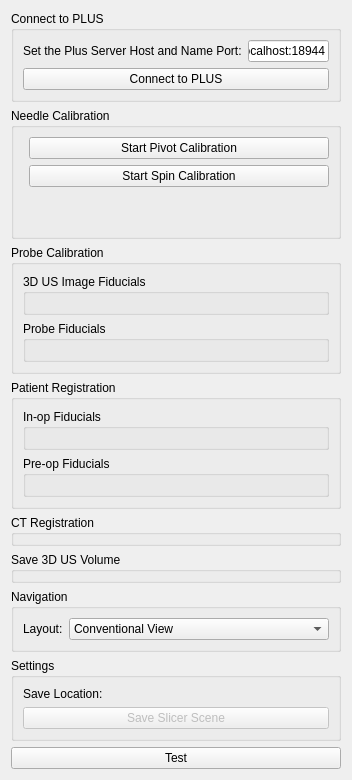
<?xml version="1.0" encoding="UTF-8"?>
<ui version="4.0">
 <class>UtilTest</class>
 <widget class="QWidget" name="UtilTest">
  <property name="geometry">
   <rect>
    <x>0</x>
    <y>0</y>
    <width>352</width>
    <height>532</height>
   </rect>
  </property>
  <property name="acceptDrops">
   <bool>true</bool>
  </property>
  <layout class="QFormLayout" name="formLayout">
   <item row="0" column="0" colspan="2">
    <widget class="ctkCollapsibleGroupBox" name="ConnectPLUS">
     <property name="title">
      <string>Connect to PLUS</string>
     </property>
     <property name="collapsed">
      <bool>true</bool>
     </property>
     <layout class="QFormLayout" name="formLayout_5">
      <item row="0" column="0">
       <widget class="QLabel" name="label_3">
        <property name="text">
         <string>Set the Plus Server Host and Name Port:</string>
        </property>
       </widget>
      </item>
      <item row="0" column="1">
       <widget class="QLineEdit" name="plusHostandPort">
        <property name="text">
         <string>localhost:18944</string>
        </property>
       </widget>
      </item>
      <item row="1" column="0" colspan="2">
       <widget class="QPushButton" name="connectPLUSButton">
        <property name="text">
         <string>Connect to PLUS</string>
        </property>
       </widget>
      </item>
     </layout>
    </widget>
   </item>
   <item row="1" column="0" colspan="2">
    <widget class="ctkCollapsibleGroupBox" name="NeedleCalibration">
     <property name="acceptDrops">
      <bool>true</bool>
     </property>
     <property name="title">
      <string>Needle Calibration</string>
     </property>
     <property name="collapsed">
      <bool>false</bool>
     </property>
     <layout class="QFormLayout" name="formLayout_3">
      <item row="1" column="1">
       <widget class="QPushButton" name="spinCalibrationButton">
        <property name="text">
         <string>Start Spin Calibration</string>
        </property>
       </widget>
      </item>
      <item row="0" column="1">
       <widget class="QPushButton" name="pivotCalibrationButton">
        <property name="text">
         <string>Start Pivot Calibration</string>
        </property>
       </widget>
      </item>
      <item row="2" column="1">
       <widget class="QLabel" name="countdownLabel">
        <property name="enabled">
         <bool>true</bool>
        </property>
        <property name="text">
         <string/>
        </property>
        <property name="alignment">
         <set>Qt::AlignCenter</set>
        </property>
       </widget>
      </item>
      <item row="3" column="1">
       <widget class="QLabel" name="calibrationErrorLabel">
        <property name="enabled">
         <bool>true</bool>
        </property>
        <property name="text">
         <string/>
        </property>
        <property name="alignment">
         <set>Qt::AlignLeading|Qt::AlignLeft|Qt::AlignVCenter</set>
        </property>
       </widget>
      </item>
     </layout>
    </widget>
   </item>
   <item row="2" column="0" colspan="2">
    <widget class="ctkCollapsibleGroupBox" name="ProbeCalibration">
     <property name="enabled">
      <bool>true</bool>
     </property>
     <property name="title">
      <string>Probe Calibration</string>
     </property>
     <property name="collapsed">
      <bool>true</bool>
     </property>
     <layout class="QFormLayout" name="formLayout_6">
      <item row="0" column="0" colspan="2">
       <widget class="ctkCollapsibleGroupBox" name="CollapsibleGroupBox">
        <property name="title">
         <string>3D US Image Fiducials</string>
        </property>
        <layout class="QFormLayout" name="formLayout_7">
         <item row="0" column="0" colspan="2">
          <widget class="qSlicerSimpleMarkupsWidget" name="SimpleMarkupsWidget"/>
         </item>
        </layout>
       </widget>
      </item>
      <item row="1" column="0" colspan="2">
       <widget class="ctkCollapsibleGroupBox" name="CollapsibleGroupBox_2">
        <property name="title">
         <string>Probe Fiducials</string>
        </property>
        <layout class="QFormLayout" name="formLayout_8">
         <item row="0" column="0" colspan="2">
          <widget class="qSlicerSimpleMarkupsWidget" name="SimpleMarkupsWidget_2"/>
         </item>
        </layout>
       </widget>
      </item>
     </layout>
    </widget>
   </item>
   <item row="3" column="0" colspan="2">
    <widget class="ctkCollapsibleGroupBox" name="PatientRegistration">
     <property name="title">
      <string>Patient Registration</string>
     </property>
     <property name="collapsed">
      <bool>true</bool>
     </property>
     <layout class="QFormLayout" name="formLayout_11">
      <item row="1" column="0" colspan="2">
       <widget class="ctkCollapsibleGroupBox" name="CollapsibleGroupBox_3">
        <property name="title">
         <string>In-op Fiducials</string>
        </property>
        <layout class="QFormLayout" name="formLayout_9">
         <item row="0" column="0" colspan="2">
          <widget class="qSlicerSimpleMarkupsWidget" name="SimpleMarkupsWidget_3"/>
         </item>
        </layout>
       </widget>
      </item>
      <item row="2" column="0" colspan="2">
       <widget class="ctkCollapsibleGroupBox" name="CollapsibleGroupBox_4">
        <property name="title">
         <string>Pre-op Fiducials</string>
        </property>
        <layout class="QFormLayout" name="formLayout_10">
         <item row="0" column="0" colspan="2">
          <widget class="qSlicerSimpleMarkupsWidget" name="SimpleMarkupsWidget_4"/>
         </item>
        </layout>
       </widget>
      </item>
     </layout>
    </widget>
   </item>
   <item row="4" column="0" colspan="2">
    <widget class="ctkCollapsibleGroupBox" name="CTRegistration">
     <property name="title">
      <string>CT Registration</string>
     </property>
     <property name="collapsed">
      <bool>false</bool>
     </property>
    </widget>
   </item>
   <item row="5" column="0" colspan="2">
    <widget class="ctkCollapsibleGroupBox" name="USCapture">
     <property name="title">
      <string>Save 3D US Volume</string>
     </property>
     <property name="collapsed">
      <bool>false</bool>
     </property>
    </widget>
   </item>
   <item row="6" column="0" colspan="2">
    <widget class="ctkCollapsibleGroupBox" name="Navigation">
     <property name="title">
      <string>Navigation</string>
     </property>
     <property name="collapsed">
      <bool>true</bool>
     </property>
     <layout class="QFormLayout" name="formLayout_4">
      <item row="0" column="0">
       <widget class="QLabel" name="label">
        <property name="text">
         <string>Layout:</string>
        </property>
       </widget>
      </item>
      <item row="0" column="1">
       <widget class="QComboBox" name="layoutComboBox">
        <item>
         <property name="text">
          <string>Conventional View</string>
         </property>
        </item>
        <item>
         <property name="text">
          <string>Red Slice View</string>
         </property>
        </item>
        <item>
         <property name="text">
          <string>RGBO3D View</string>
         </property>
        </item>
       </widget>
      </item>
     </layout>
    </widget>
   </item>
   <item row="7" column="0" colspan="2">
    <widget class="ctkCollapsibleGroupBox" name="Settings">
     <property name="enabled">
      <bool>true</bool>
     </property>
     <property name="sizePolicy">
      <sizepolicy hsizetype="Preferred" vsizetype="Preferred">
       <horstretch>0</horstretch>
       <verstretch>0</verstretch>
      </sizepolicy>
     </property>
     <property name="title">
      <string>Settings</string>
     </property>
     <property name="checked">
      <bool>false</bool>
     </property>
     <property name="collapsed">
      <bool>true</bool>
     </property>
     <layout class="QFormLayout" name="formLayout_2">
      <item row="2" column="0" colspan="2">
       <widget class="QPushButton" name="saveButton">
        <property name="enabled">
         <bool>false</bool>
        </property>
        <property name="text">
         <string>Save Slicer Scene</string>
        </property>
       </widget>
      </item>
      <item row="0" column="0">
       <widget class="QLabel" name="label_2">
        <property name="sizePolicy">
         <sizepolicy hsizetype="Preferred" vsizetype="MinimumExpanding">
          <horstretch>0</horstretch>
          <verstretch>0</verstretch>
         </sizepolicy>
        </property>
        <property name="cursor">
         <cursorShape>UpArrowCursor</cursorShape>
        </property>
        <property name="text">
         <string>Save Location:</string>
        </property>
       </widget>
      </item>
      <item row="0" column="1">
       <widget class="ctkPathLineEdit" name="savePath">
        <property name="filters">
         <set>ctkPathLineEdit::Dirs|ctkPathLineEdit::Readable|ctkPathLineEdit::Writable</set>
        </property>
        <property name="options">
         <set>ctkPathLineEdit::ShowDirsOnly</set>
        </property>
        <property name="showHistoryButton">
         <bool>true</bool>
        </property>
       </widget>
      </item>
     </layout>
    </widget>
   </item>
   <item row="8" column="0" colspan="2">
    <widget class="QPushButton" name="testButton">
     <property name="text">
      <string>Test</string>
     </property>
    </widget>
   </item>
  </layout>
 </widget>
 <customwidgets>
  <customwidget>
   <class>ctkCollapsibleGroupBox</class>
   <extends>QGroupBox</extends>
   <header>ctkCollapsibleGroupBox.h</header>
   <container>1</container>
  </customwidget>
  <customwidget>
   <class>ctkPathLineEdit</class>
   <extends>QWidget</extends>
   <header>ctkPathLineEdit.h</header>
  </customwidget>
  <customwidget>
   <class>qSlicerWidget</class>
   <extends>QWidget</extends>
   <header>qSlicerWidget.h</header>
   <container>1</container>
  </customwidget>
  <customwidget>
   <class>qSlicerSimpleMarkupsWidget</class>
   <extends>qSlicerWidget</extends>
   <header>qSlicerSimpleMarkupsWidget.h</header>
  </customwidget>
 </customwidgets>
 <resources/>
 <connections/>
</ui>
